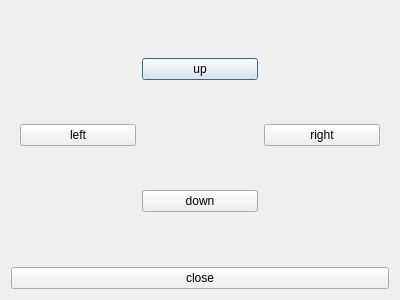
<?xml version="1.0" encoding="UTF-8"?>
<ui version="4.0">
 <class>ManCtrDialog</class>
 <widget class="QDialog" name="ManCtrDialog">
  <property name="geometry">
   <rect>
    <x>0</x>
    <y>0</y>
    <width>400</width>
    <height>300</height>
   </rect>
  </property>
  <property name="windowTitle">
   <string>Dialog</string>
  </property>
  <layout class="QGridLayout" name="gridLayout_2">
   <item row="0" column="0">
    <widget class="QWidget" name="widget" native="true">
     <layout class="QGridLayout" name="gridLayout">
      <item row="0" column="1">
       <widget class="QPushButton" name="up_btn">
        <property name="text">
         <string>up</string>
        </property>
       </widget>
      </item>
      <item row="1" column="0">
       <widget class="QPushButton" name="left_btn">
        <property name="text">
         <string>left</string>
        </property>
       </widget>
      </item>
      <item row="1" column="2">
       <widget class="QPushButton" name="right_btn">
        <property name="text">
         <string>right</string>
        </property>
       </widget>
      </item>
      <item row="2" column="1">
       <widget class="QPushButton" name="down_btn">
        <property name="text">
         <string>down</string>
        </property>
       </widget>
      </item>
     </layout>
    </widget>
   </item>
   <item row="1" column="0">
    <widget class="QPushButton" name="up_btn_2">
     <property name="text">
      <string>close</string>
     </property>
    </widget>
   </item>
  </layout>
 </widget>
 <resources/>
 <connections/>
</ui>
